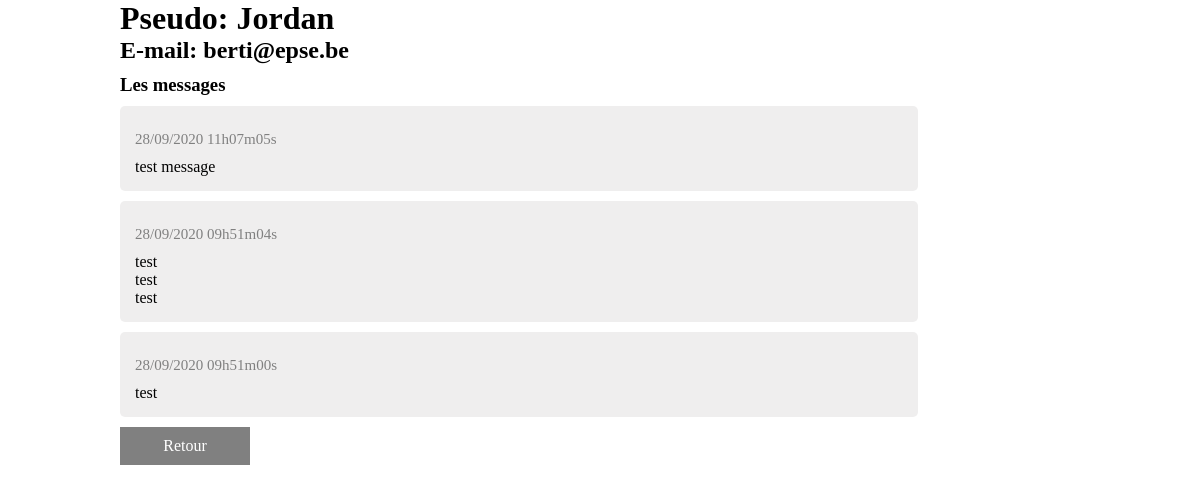
/member.php?id=1 (signed in), run on the app's committed database.
### tables this page shows
CREATE TABLE IF NOT EXISTS `members` (
  `id` int(11) NOT NULL AUTO_INCREMENT,
  `login` varchar(60) NOT NULL,
  `password` varchar(255) NOT NULL,
  `email` varchar(255) NOT NULL,
  `role` varchar(50) NOT NULL,
  PRIMARY KEY (`id`)
);

CREATE TABLE IF NOT EXISTS `post` (
  `id` int(11) NOT NULL AUTO_INCREMENT,
  `id_login` int(11) NOT NULL,
  `date` datetime NOT NULL,
  `message` text NOT NULL,
  PRIMARY KEY (`id`),
  KEY `id_login` (`id_login`)
);

### member.php (the view, shortened to what this page needs)
<?php
    if(isset($_GET['id'])){
        $id=htmlspecialchars($_GET['id']);
    }else{
        header("LOCATION:index.php");
    }
    require "connexion.php";
    $member = $bdd->prepare("SELECT login, email FROM members WHERE id=?");
    $member->execute([$id]);
    if(!$donMember = $member->fetch()){
        $member->closeCursor();
        header("LOCATION:index.php");
    }
?>
<!DOCTYPE html>
<html lang="fr">
<head>
    <link rel="stylesheet" href="style.css">
</head>
<body>
  <div class="container">
    <h1>Pseudo: <?= $donMember['login'] ?></h1>
    <h2>E-mail: <?= $donMember['email'] ?></h2>
    <h3>Les messages</h3>
    <?php
        $posts = $bdd->prepare("SELECT message, DATE_FORMAT(date, '%d/%m/%Y %Hh%im%Ss') AS mydate FROM post WHERE id_login=? ORDER by date DESC");
        $posts->execute([$id]);
        while($donPost = $posts->fetch()){
            echo "<div class='messages'>";
                echo "<div class='date'>".$donPost['mydate']."</div>";
                echo "<div class='message'>".nl2br($donPost['message'])."</div>";
            echo "</div>";
        }
    ?>
    <a href="index.php" id='return-button'>Retour</a>
  </div>
</body>
</html>

### style.css (style rules this page uses)
* { margin: 0; padding: 0; }
h3 { margin: 10px 0; }
.container { width: 80%; margin: 0 auto; }
#deco-button, #return-button { display: block; width: 100px; text-align: center; text-decoration: none; padding: 10px 15px; background-color: gray; color: white; cursor: pointer; }
.messages { width: 80%; background-color: rgba(233, 232, 232, 0.726); margin: 10px 0; padding: 15px; border-radius: 5px; position: relative; }
.date { font-size: 15px; color: gray; padding: 10px 0; }

### data on the page
members: login "Jordan", email "berti@epse.be"
post: mydate "28/09/2020 11h07m05s", message "test message"
post: mydate "28/09/2020 09h51m04s", message "test test test"
post: mydate "28/09/2020 09h51m00s", message "test"
